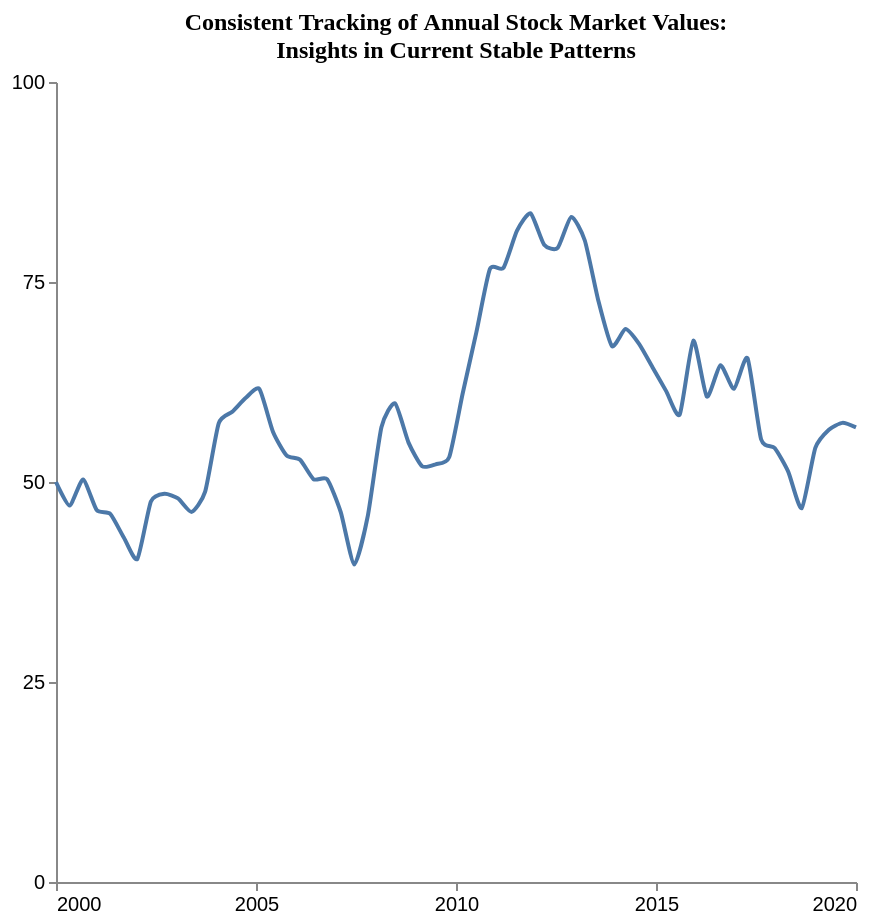

Express this chart as Vega-Lite.
### Vega-Lite specification from a JSON file in a GitHub repository (floating-point values rounded to 4 significant figures)
{"$schema": "https://vega.github.io/schema/vega-lite/v5.json", "description": "Pattern: uniform", "data": {"values": [{"X": 2000.0, "Y": 50.0}, {"X": 2000.0, "Y": 47.05}, {"X": 2001.0, "Y": 50.3}, {"X": 2001.0, "Y": 46.49}, {"X": 2001.0, "Y": 46.02}, {"X": 2002.0, "Y": 43.07}, {"X": 2002.0, "Y": 40.38}, {"X": 2002.0, "Y": 47.56}, {"X": 2003.0, "Y": 48.54}, {"X": 2003.0, "Y": 47.94}, {"X": 2003.0, "Y": 46.26}, {"X": 2004.0, "Y": 48.79}, {"X": 2004.0, "Y": 57.32}, {"X": 2004.0, "Y": 58.78}, {"X": 2005.0, "Y": 60.52}, {"X": 2005.0, "Y": 61.62}, {"X": 2005.0, "Y": 56.29}, {"X": 2006.0, "Y": 53.34}, {"X": 2006.0, "Y": 52.78}, {"X": 2006.0, "Y": 50.34}, {"X": 2007.0, "Y": 50.34}, {"X": 2007.0, "Y": 46.22}, {"X": 2007.0, "Y": 39.68}, {"X": 2008.0, "Y": 45.8}, {"X": 2008.0, "Y": 56.84}, {"X": 2008.0, "Y": 59.84}, {"X": 2009.0, "Y": 54.92}, {"X": 2009.0, "Y": 51.97}, {"X": 2009.0, "Y": 52.21}, {"X": 2010.0, "Y": 53.11}, {"X": 2010.0, "Y": 61.13}, {"X": 2011.0, "Y": 68.71}, {"X": 2011.0, "Y": 76.62}, {"X": 2011.0, "Y": 76.77}, {"X": 2012.0, "Y": 81.42}, {"X": 2012.0, "Y": 83.58}, {"X": 2012.0, "Y": 79.66}, {"X": 2013.0, "Y": 79.26}, {"X": 2013.0, "Y": 83.14}, {"X": 2013.0, "Y": 80.19}, {"X": 2014.0, "Y": 72.66}, {"X": 2014.0, "Y": 66.99}, {"X": 2014.0, "Y": 69.12}, {"X": 2015.0, "Y": 67.26}, {"X": 2015.0, "Y": 64.31}, {"X": 2015.0, "Y": 61.36}, {"X": 2016.0, "Y": 58.44}, {"X": 2016.0, "Y": 67.67}, {"X": 2016.0, "Y": 60.68}, {"X": 2017.0, "Y": 64.6}, {"X": 2017.0, "Y": 61.65}, {"X": 2017.0, "Y": 65.47}, {"X": 2018.0, "Y": 55.34}, {"X": 2018.0, "Y": 54.25}, {"X": 2018.0, "Y": 51.3}, {"X": 2019.0, "Y": 46.73}, {"X": 2019.0, "Y": 54.26}, {"X": 2019.0, "Y": 56.54}, {"X": 2020.0, "Y": 57.39}, {"X": 2020.0, "Y": 56.82}]}, "mark": {"type": "line", "interpolate": "cardinal", "tension": 0.4}, "encoding": {"x": {"field": "X", "type": "quantitative", "title": "", "axis": {"grid": false, "format": "d", "values": [2000, 2005, 2010, 2015, 2020], "tickSize": 4}, "scale": {"domain": [2000, 2020]}}, "y": {"field": "Y", "type": "quantitative", "title": "", "axis": {"grid": false, "format": "d", "values": [0, 25, 50, 75, 100], "tickSize": 4, "tickOpacity": 1}, "scale": {"domain": [0, 100]}}}, "title": {"text": "Consistent Tracking of Annual Stock Market Values:^ Insights in Current Stable Patterns", "anchor": "middle", "font": "Tahoma", "fontSize": 12}, "config": {"lineBreak": "^", "view": {"stroke": null}}, "height": 400, "width": 400, "autosize": "pad"}
